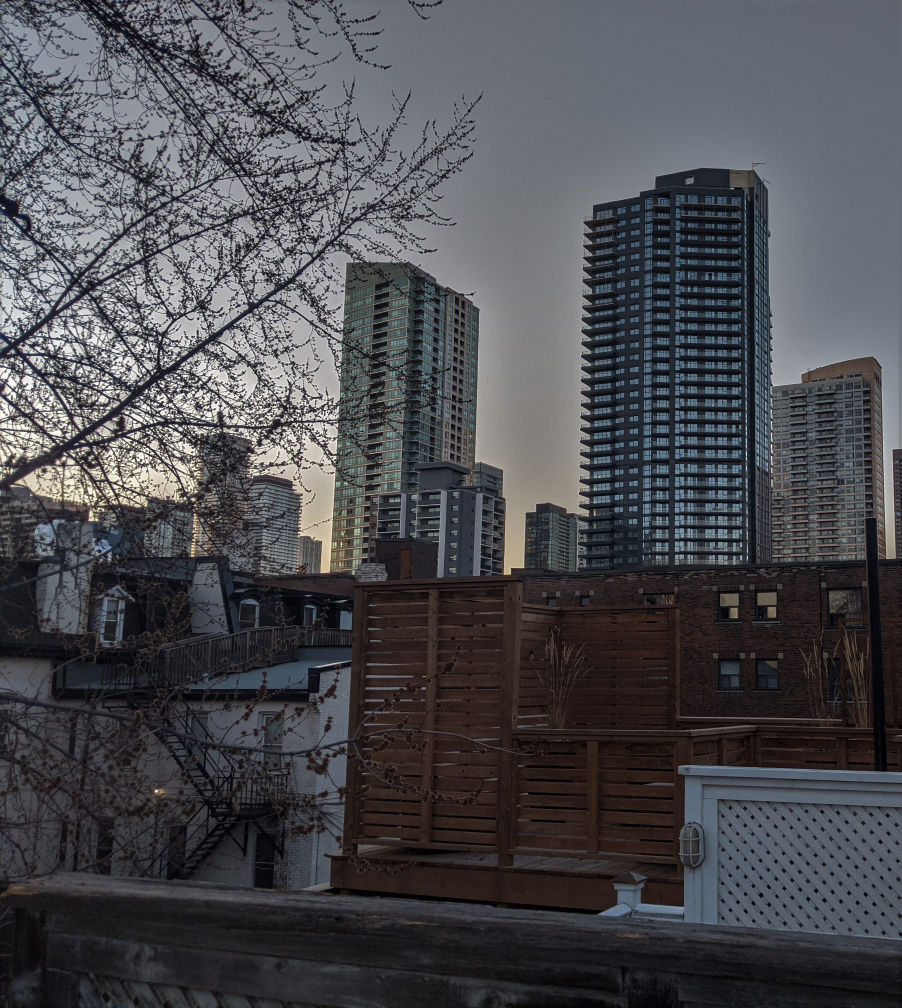
%> input picture img_inputs/bonus-left.jpg, 2704 x 3024 px (shown at 1/3 size)
$ octave bonus.m   (GNU Octave 9; MATLAB toolbox functions it lacks are replaced by stand-ins)
%> lines starting %> are read from the running program, lines starting %| are printed output that depends on the picture
### RansacHomoEst.m
function [bestHomo] = RansacHomoEst(prunedMatches,leftF,rightF,M,N,errorThresh)
% [10 lines of commented-out code are left out]
bestHomo = [];
maxInliers = 0;
for i = 1:M
    % Obtain estimated homography transformation
    homography = computeHomography(prunedMatches, leftF, rightF);
    numOfInliers = 0;

    r = randperm(size(prunedMatches,2),N);
    for j = 1:N
        % Finds the indexes of the coordinate pairings from the matches matrix
        indexOfLeftCoord = prunedMatches(1,r(j));
        indexOfRightCoord = prunedMatches(2,r(j));

        % Obtain the coordinate pairs from the feature matrix
        xL = leftF(1,indexOfLeftCoord);
        yL = leftF(2,indexOfLeftCoord);
        xR = rightF(1,indexOfRightCoord);
        yR = rightF(2,indexOfRightCoord);

        % Get estimated result
        H = reshape(homography,[3,3])';
        b = H*[xL;yL;1];

        xError = abs((b(1)/b(3))-xR);
        yError = abs((b(2)/b(3))-yR);

        % Check if coordinate is within error threshold, if so, consider it
        % an inlier
        if (xError < errorThresh) && (yError < errorThresh)
            numOfInliers = numOfInliers+1;
        end
    end
    if numOfInliers > maxInliers
        bestHomo = H;
    end
end

% Compute homography based on all inliers of best set
Ap = zeros(2*size(prunedMatches,2),9);
for i = 1:size(prunedMatches,2)
    % Finds the indexes of the coordinate pairings from the matches matrix
    indexOfLeftCoord = prunedMatches(1,i);
    indexOfRightCoord = prunedMatches(2,i);

    % Obtain the coordinate pairs from the feature matrix
    xL = leftF(1,indexOfLeftCoord);
    yL = leftF(2,indexOfLeftCoord);
    xR = rightF(1,indexOfRightCoord);
    yR = rightF(2,indexOfRightCoord);

    % Get estimated result
    b = bestHomo*[xL;yL;1];

    xError = abs((b(1)/b(3))-xR);
    yError = abs((b(2)/b(3))-yR);

    % Check if coordinate is within error threshold, if so, consider it
    % an inlier
    if (xError < errorThresh) && (yError < errorThresh)
        % Build A matrix
        Ap((2*i-1):2*i,:) = [xL yL 1 0 0 0 -xR*xL -xR*yL -xR;
                            0 0 0 xL yL 1 -yR*xL -yR*yL -yR];
    end
end

% Obtain homography transformation matrix
[~, ~, V] = svd(Ap);
bestHomo = V(:,end);

end

### computeHomography.m
function [homography] = computeHomography(prunedMatches,leftF,rightF)
%COMPUTEHOMOGRAPHY Computes a homography transformation given sets of matches
%   Given a set of features from two images, return the estimated
%   homography transformation

% Select N random coordinate pairs
N = 4;
r = randperm(size(prunedMatches,2),N);

% Start building known matrix A
A = zeros(2*N,9);
for i = 1:N
    % Finds the indexes of the coordinate pairings from the matches matrix
    indexOfLeftCoord = prunedMatches(1,r(i));
    indexOfRightCoord = prunedMatches(2,r(i));

    % Obtain the coordinate pairs from the feature matrix
    xL = leftF(1,indexOfLeftCoord);
    yL = leftF(2,indexOfLeftCoord);
    xR = rightF(1,indexOfRightCoord);
    yR = rightF(2,indexOfRightCoord);

    % Build A matrix
    A((2*i-1):2*i,:) = [xL yL 1 0 0 0 -xR*xL -xR*yL -xR;
                        0 0 0 xL yL 1 -yR*xL -yR*yL -yR];
end

% Obtain homography transformation matrix
[~, ~, V] = svd(A);
homography = V(:,end);
end

### bonus.m
clear;

% Load images, converted to single and grayscale
leftImg = single(rgb2gray(imread("./img_inputs/bonus-left.jpg")));
%> leftImg: size 3024x2704 single; min 0, max 255, mean 76.1
rightImg = single(rgb2gray(imread("./img_inputs/bonus-right.jpg")));
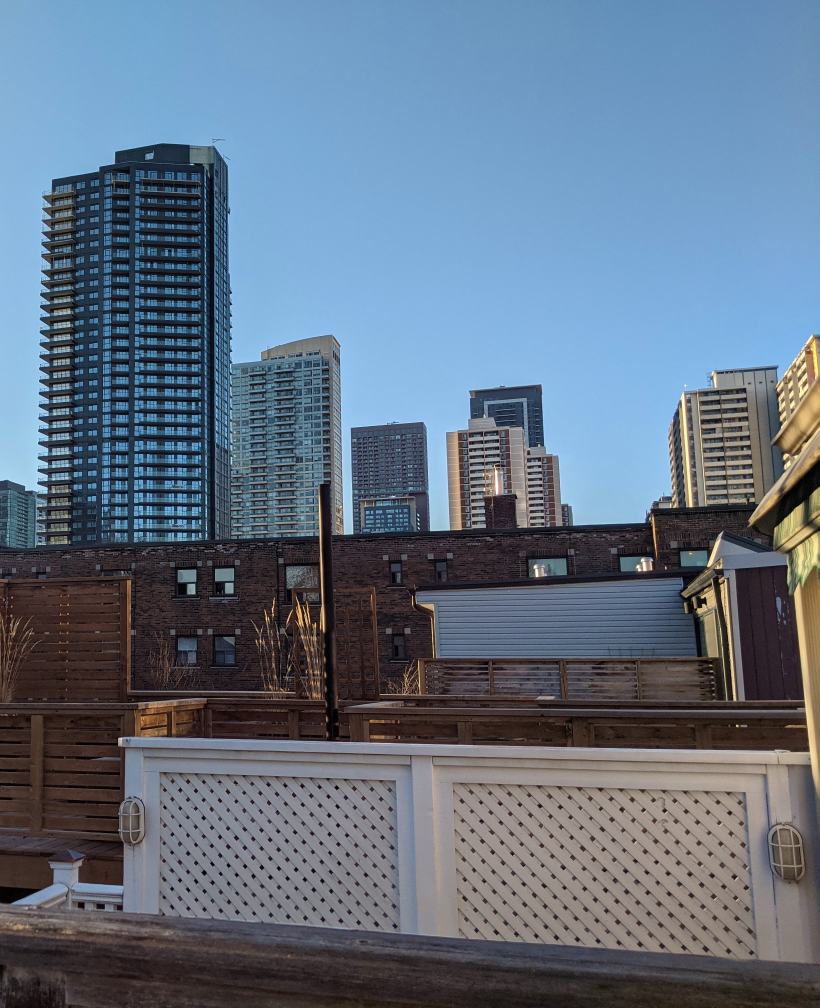
%> input picture img_inputs/bonus-right.jpg, 2458 x 3024 px (shown at 1/3 size)
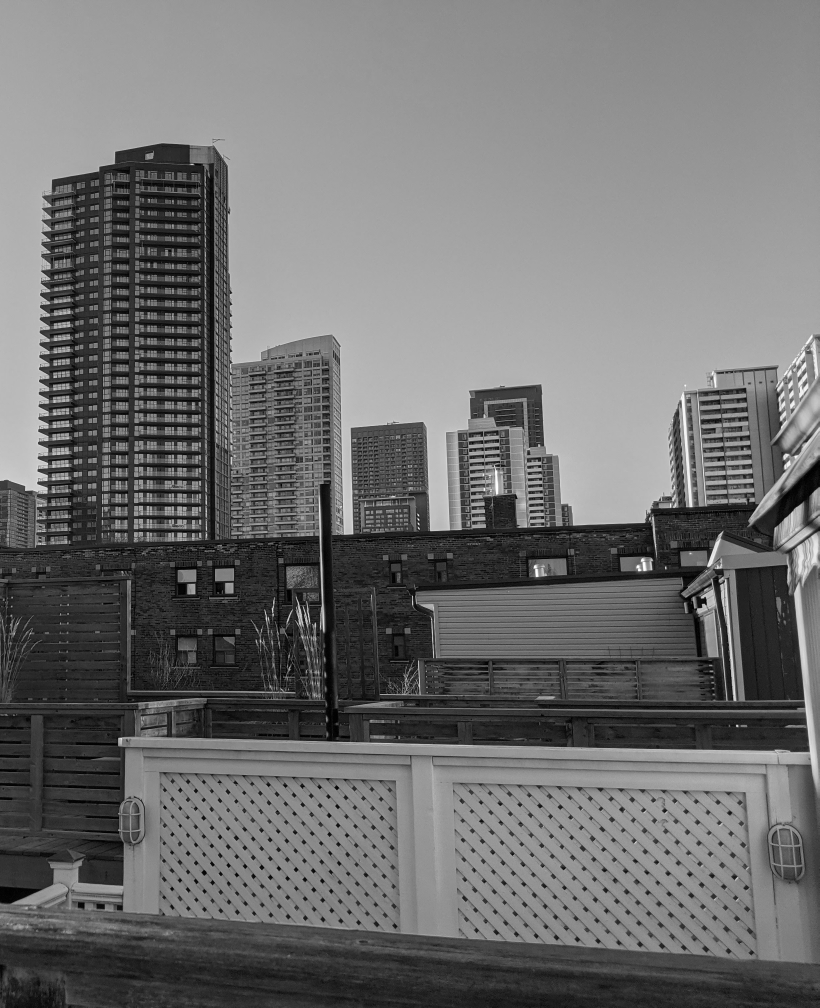
%> rightImg: size 3024x2458 single (shown at 1/3 size); min 0, max 255, mean 111.2

% The number of matches to extract from SIFT result
pruneVal = 3900;

% The sift() function takes a bit of time to complete so I stored all of
% the workspace variables for quicker execution. If you want to see it run
% instead, simply comment out the load() command, and uncomment the sift()
% command
load('./data/bonus-a');
%[leftF, rightF, prunedMatches] = sift(leftImg, rightImg, pruneVal);

%% Compute homography transformation

% From sample list, compute homography transformation
disp('Computing homography transformation estimate using RANSAC');
disp('This might take some time...');
tic;
homography = RansacHomoEst(prunedMatches,leftF,rightF,500,500,5);
disp('Done!');
toc;

% The parameters to calculate my homography (which was fed into the
% RansacHomoEst() function above) were reduced to speed up execution
% time. I loaded in a better estimate below which was calculated using more
% datapoints, and therefore took much longer to calculate.
load('./data/bonus-b');

% Reshape column vector into 3x3 matrix
H = reshape(homography,[3,3]);
tform = projective2d(H);

%% Image stitching

LI = imread("./img_inputs/bonus-left.jpg");
RI = imread("./img_inputs/bonus-right.jpg");

% The stitch() function takes some time to process, so I preprocessed it
% and simply reloaded the variable here for quicker execution for the demo
% only. If you want to run the stitch() function, simply uncomment the
% function and comment out the load() function.
%SI = stitch(imwarp(LI,tform), RI, pruneVal);
%> (the run ends here)
